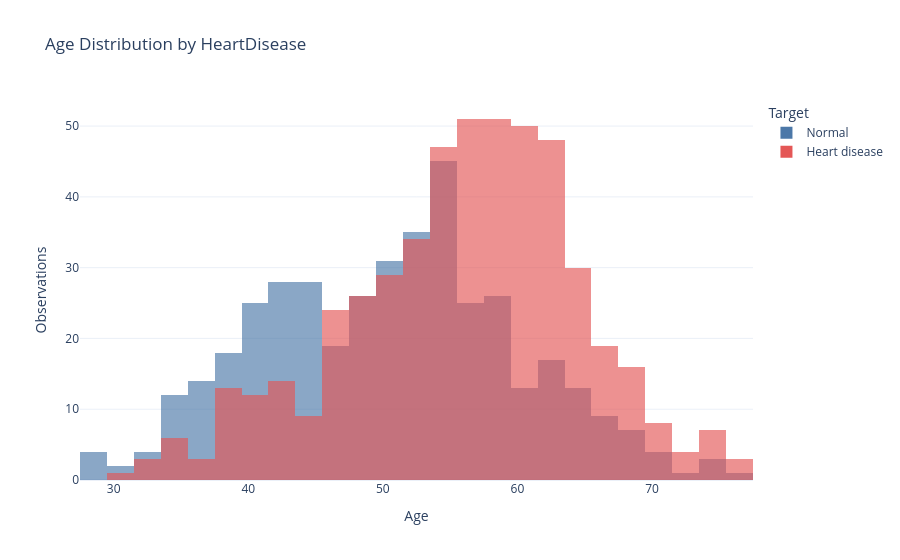
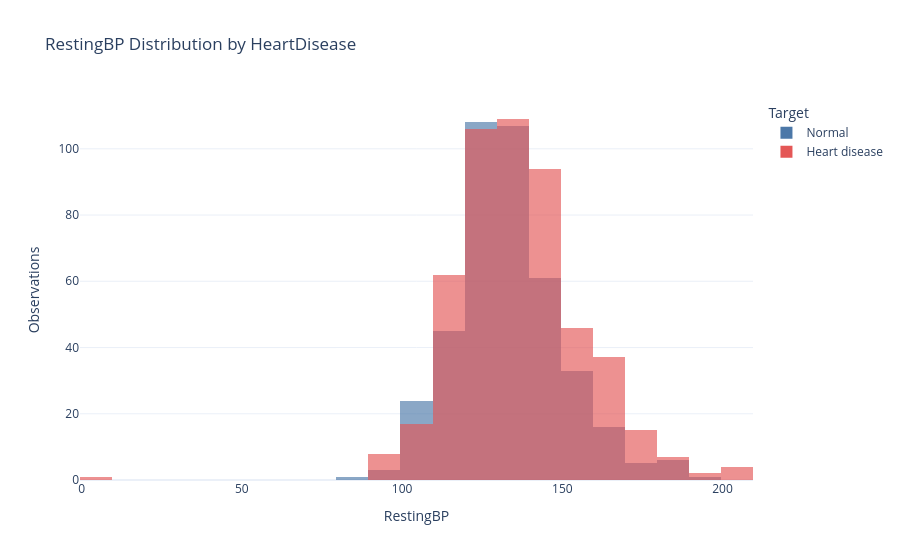
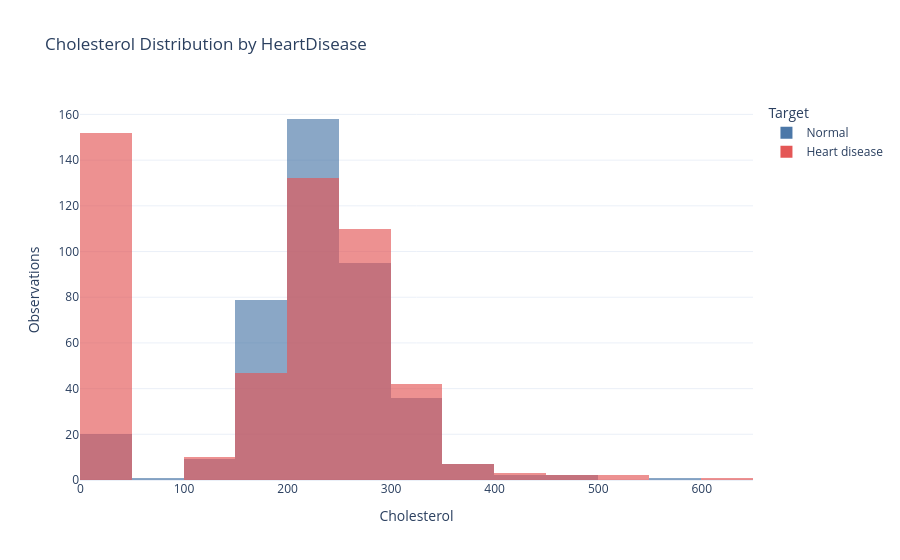
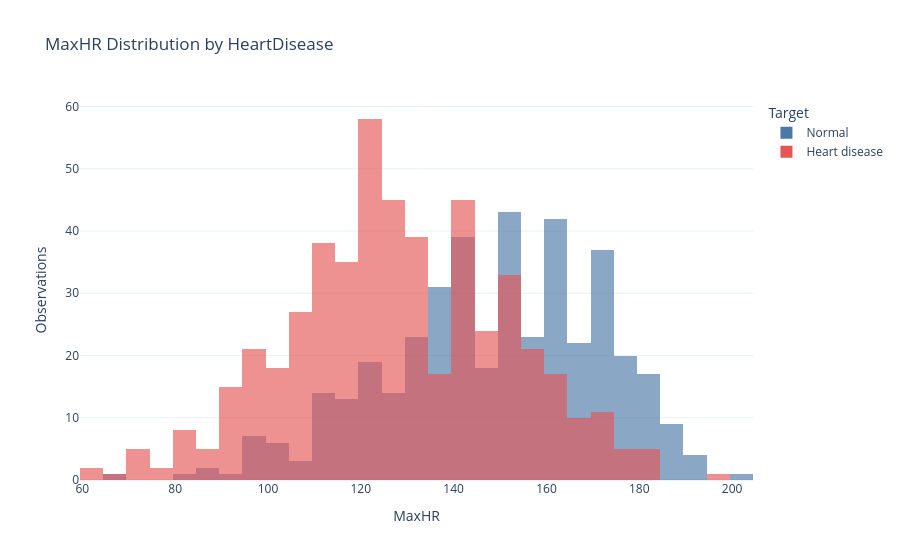

These figures' notebook cell, in order:
### Markdown cell above
## 13. Numerical Feature Distributions

Histograms compare target groups. Cholesterol zeros and negative Oldpeak values are retained so they remain visible.

### Code cell
plot_df = df.assign(HeartDiseaseLabel=df[TARGET].map(TARGET_LABELS))
for feature in CONTINUOUS_FEATURES:
    fig = px.histogram(plot_df, x=feature, color='HeartDiseaseLabel', barmode='overlay', opacity=0.65, nbins=30, color_discrete_map=COLOR_MAP, title=f'{feature} Distribution by HeartDisease', labels={'HeartDiseaseLabel':'HeartDisease'})
    fig.update_layout(xaxis_title=feature, yaxis_title='Observations', legend_title_text='Target')
    fig.show()

### Figure 1 — Plotly figure (JSON) as saved in the notebook; plotly's stock layout.template omitted (floating-point values rounded to 4 significant figures; data arrays with more than 128 entries replaced by an {"elided": "..."} marker saying what was removed)
{"data": [{"bingroup": "x", "hovertemplate": "HeartDisease=Normal<br>Age=%{x}<br>count=%{y}<extra></extra>", "legendgroup": "Normal", "marker": {"color": "#4C78A8", "opacity": 0.65, "pattern": {"shape": ""}}, "name": "Normal", "nbinsx": 30, "orientation": "v", "showlegend": true, "type": "histogram", "x": {"elided": "410 int values"}, "xaxis": "x", "yaxis": "y"}, {"bingroup": "x", "hovertemplate": "HeartDisease=Heart disease<br>Age=%{x}<br>count=%{y}<extra></extra>", "legendgroup": "Heart disease", "marker": {"color": "#E45756", "opacity": 0.65, "pattern": {"shape": ""}}, "name": "Heart disease", "nbinsx": 30, "orientation": "v", "showlegend": true, "type": "histogram", "x": {"elided": "508 int values"}, "xaxis": "x", "yaxis": "y"}], "layout": {"barmode": "overlay", "legend": {"title": {"text": "Target"}, "tracegroupgap": 0}, "title": {"text": "Age Distribution by HeartDisease"}, "xaxis": {"anchor": "y", "domain": [0.0, 1.0], "title": {"text": "Age"}}, "yaxis": {"anchor": "x", "domain": [0.0, 1.0], "title": {"text": "Observations"}}}}

### Figure 2 — Plotly figure (JSON) as saved in the notebook; plotly's stock layout.template omitted (floating-point values rounded to 4 significant figures; data arrays with more than 128 entries replaced by an {"elided": "..."} marker saying what was removed)
{"data": [{"bingroup": "x", "hovertemplate": "HeartDisease=Normal<br>RestingBP=%{x}<br>count=%{y}<extra></extra>", "legendgroup": "Normal", "marker": {"color": "#4C78A8", "opacity": 0.65, "pattern": {"shape": ""}}, "name": "Normal", "nbinsx": 30, "orientation": "v", "showlegend": true, "type": "histogram", "x": {"elided": "410 int values"}, "xaxis": "x", "yaxis": "y"}, {"bingroup": "x", "hovertemplate": "HeartDisease=Heart disease<br>RestingBP=%{x}<br>count=%{y}<extra></extra>", "legendgroup": "Heart disease", "marker": {"color": "#E45756", "opacity": 0.65, "pattern": {"shape": ""}}, "name": "Heart disease", "nbinsx": 30, "orientation": "v", "showlegend": true, "type": "histogram", "x": {"elided": "508 int values"}, "xaxis": "x", "yaxis": "y"}], "layout": {"barmode": "overlay", "legend": {"title": {"text": "Target"}, "tracegroupgap": 0}, "title": {"text": "RestingBP Distribution by HeartDisease"}, "xaxis": {"anchor": "y", "domain": [0.0, 1.0], "title": {"text": "RestingBP"}}, "yaxis": {"anchor": "x", "domain": [0.0, 1.0], "title": {"text": "Observations"}}}}

### Figure 3 — Plotly figure (JSON) as saved in the notebook; plotly's stock layout.template omitted (floating-point values rounded to 4 significant figures; data arrays with more than 128 entries replaced by an {"elided": "..."} marker saying what was removed)
{"data": [{"bingroup": "x", "hovertemplate": "HeartDisease=Normal<br>Cholesterol=%{x}<br>count=%{y}<extra></extra>", "legendgroup": "Normal", "marker": {"color": "#4C78A8", "opacity": 0.65, "pattern": {"shape": ""}}, "name": "Normal", "nbinsx": 30, "orientation": "v", "showlegend": true, "type": "histogram", "x": {"elided": "410 int values"}, "xaxis": "x", "yaxis": "y"}, {"bingroup": "x", "hovertemplate": "HeartDisease=Heart disease<br>Cholesterol=%{x}<br>count=%{y}<extra></extra>", "legendgroup": "Heart disease", "marker": {"color": "#E45756", "opacity": 0.65, "pattern": {"shape": ""}}, "name": "Heart disease", "nbinsx": 30, "orientation": "v", "showlegend": true, "type": "histogram", "x": {"elided": "508 int values"}, "xaxis": "x", "yaxis": "y"}], "layout": {"barmode": "overlay", "legend": {"title": {"text": "Target"}, "tracegroupgap": 0}, "title": {"text": "Cholesterol Distribution by HeartDisease"}, "xaxis": {"anchor": "y", "domain": [0.0, 1.0], "title": {"text": "Cholesterol"}}, "yaxis": {"anchor": "x", "domain": [0.0, 1.0], "title": {"text": "Observations"}}}}

### Figure 4 — Plotly figure (JSON) as saved in the notebook; plotly's stock layout.template omitted (floating-point values rounded to 4 significant figures; data arrays with more than 128 entries replaced by an {"elided": "..."} marker saying what was removed)
{"data": [{"bingroup": "x", "hovertemplate": "HeartDisease=Normal<br>MaxHR=%{x}<br>count=%{y}<extra></extra>", "legendgroup": "Normal", "marker": {"color": "#4C78A8", "opacity": 0.65, "pattern": {"shape": ""}}, "name": "Normal", "nbinsx": 30, "orientation": "v", "showlegend": true, "type": "histogram", "x": {"elided": "410 int values"}, "xaxis": "x", "yaxis": "y"}, {"bingroup": "x", "hovertemplate": "HeartDisease=Heart disease<br>MaxHR=%{x}<br>count=%{y}<extra></extra>", "legendgroup": "Heart disease", "marker": {"color": "#E45756", "opacity": 0.65, "pattern": {"shape": ""}}, "name": "Heart disease", "nbinsx": 30, "orientation": "v", "showlegend": true, "type": "histogram", "x": {"elided": "508 int values"}, "xaxis": "x", "yaxis": "y"}], "layout": {"barmode": "overlay", "legend": {"title": {"text": "Target"}, "tracegroupgap": 0}, "title": {"text": "MaxHR Distribution by HeartDisease"}, "xaxis": {"anchor": "y", "domain": [0.0, 1.0], "title": {"text": "MaxHR"}}, "yaxis": {"anchor": "x", "domain": [0.0, 1.0], "title": {"text": "Observations"}}}}
